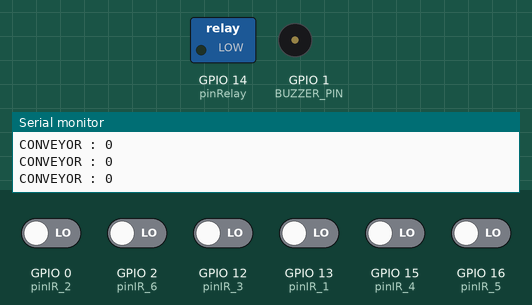
Simulated run of this sketch. Board: ESP8266 (NodeMCU). On the bench: switched loads named in the sketch (green lamp = pin HIGH), buzzer (waves = sounding, pin HIGH), the last lines printed to the serial monitor. The inputs (shaded band) are chosen by the test bench; at power-on: GPIO 0 (pinIR_2), GPIO 2 (pinIR_6), GPIO 12 (pinIR_3), GPIO 13 (pinIR_1), GPIO 15 (pinIR_4), GPIO 16 (pinIR_5) LOW. WiFi joins after 1.5 s; servers stay silent unless stated; network time is answered at once with the bench clock; the local clock reads 2024-03-15 10:24:30 at power-on unless the sketch sets it; the Firebase database answers and starts empty.

Above: at 5.7 s.
5.8 s: GPIO 0 (pinIR_2) driven HIGH
At 7.0 s:
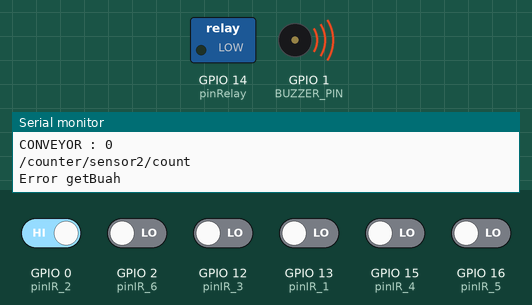
Timing chart, 0 to 13.9 s (numbered marks = the images above; inputs shaded):
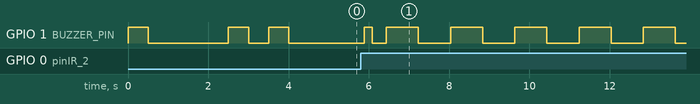

Measured:
- after the input at 5.8 s, GPIO 1 (BUZZER_PIN): goes HIGH 0.20 s, LOW 0.35 s, 4 × (HIGH 0.80 s, LOW 0.80 s), HIGH 0.80 s, then LOW, starting after 0.09 s

The sketch:

codingIOTBuahNaga.ino
```cpp
#include <ESP8266WiFi.h>
#include <FirebaseESP8266.h>
#include <NTPClient.h>
#include <WiFiUdp.h>

#define BUZZER_PIN 1  //D1
#define pinIR_1 13    //D7
#define pinIR_2 0     //D8
#define pinIR_3 12    //D6
#define pinIR_4 15    //D10
#define pinIR_5 16     //D0
#define pinIR_6 2     //D9
#define pinRelay 14   //D5

WiFiUDP ntpUDP;
NTPClient timeClient(ntpUDP, "pool.ntp.org");

//Week Days
String weekDays[7] = { "Minggu", "Senin", "Selasa", "Rabu", "Kamis", "Jumat", "Sabtu" };

//Month names
String months[12] = { "Januari", "Februari", "Maret", "April", "Mei", "Juni", "Juli", "Agustus", "September", "Oktober", "November", "Desember" };

#define FIREBASE_HOST "buahnagaweb-default-rtdb.asia-southeast1.firebasedatabase.app"
#define FIREBASE_AUTH "vuXQqB3gQ3nSy3zBCxJTXmDwuPiPhPrrDijKNS55"
#define WIFI_SSID "Cafe Tulus"
#define WIFI_PASSWORD "PesanDulu"

#define GMT_OFFSET 8

FirebaseData firebaseData;

time_t epochTime;
String weekDay, formattedTime, currentDate;

int deteksi1 = 0;
int deteksi2 = 0;
int deteksi3 = 0;
int deteksi4 = 0;
int deteksi5 = 0;
int deteksi6 = 0;

int last_deteksi1 = 1;
int last_deteksi2 = 1;
int last_deteksi3 = 1;
int last_deteksi4 = 1;
int last_deteksi5 = 1;
int last_deteksi6 = 1;

int conveyor = 0;

void setup() {
  pinMode(BUZZER_PIN, OUTPUT);
  digitalWrite(BUZZER_PIN, LOW);

  pinMode(pinIR_1, INPUT);
  pinMode(pinIR_2, INPUT);
  pinMode(pinIR_3, INPUT);
  pinMode(pinIR_4, INPUT);
  pinMode(pinIR_5, INPUT);
  pinMode(pinIR_6, INPUT);
  pinMode(pinRelay, OUTPUT);

  beep(1, 0.5);
  Serial.begin(115200);

  konekWifi();
  setWaktu();
  Firebase.begin(FIREBASE_HOST, FIREBASE_AUTH);
  beep(2, 0.5);
}

void loop() {
  timeClient.update();

  epochTime = timeClient.getEpochTime();

  String tStamp = String(epochTime);
  getWaktu();

  deteksi1 = digitalRead(pinIR_1);
  deteksi2 = digitalRead(pinIR_2);
  deteksi3 = digitalRead(pinIR_3);
  deteksi4 = digitalRead(pinIR_4);
  deteksi5 = digitalRead(pinIR_5);
  deteksi6 = digitalRead(pinIR_6);

  if (deteksi1 == 1 && last_deteksi1 == 0) {
    tambahBuah(1);
  }

  if (deteksi2 == 1 && last_deteksi2 == 0) {
    tambahBuah(2);
  }
  if (deteksi3 == 1 && last_deteksi3 == 0) {
    tambahBuah(3);
  }
  if (deteksi4 == 1 && last_deteksi4 == 0) {
    tambahBuah(4);
  }
  if (deteksi5 == 1 && last_deteksi5 == 0) {
    tambahBuah(5);
  }
  if (deteksi6 == 1 && last_deteksi6 == 0) {
    tambahBuah(6);
  }

  getConveyor();
  if(conveyor == 1){
    digitalWrite(pinRelay, HIGH);
  }else{
    digitalWrite(pinRelay, LOW);
  }

  last_deteksi1 = deteksi1;
  last_deteksi2 = deteksi2;
  last_deteksi3 = deteksi3;
  last_deteksi4 = deteksi4;
  last_deteksi5 = deteksi5;
  last_deteksi6 = deteksi6;

}

void tambahBuah(int nomor) {
  beep(1, 0.2);
  int getBuah = getJumlahBuah(nomor);
  if (getBuah < 0) {
    Serial.println("Error getBuah");
    beep(5, 0.8);
  } else {
    Serial.print("Total Buah ");
    Serial.print(nomor);
    Serial.print(" Saat Ini: ");
    Serial.println(getBuah);

    String dirStr = "/counter/sensor" + String(nomor) + "/count";
    int newTotal = getBuah + 1;
    if (Firebase.setInt(firebaseData, dirStr, newTotal)) {
      beep(2, 0.2);
      Serial.println("Data Total Berhasil Diubah");
      addHistori(nomor, newTotal);

    } else {
      beep(5, 0.8);
      Serial.print("Error : ");
      Serial.printf(firebaseData.errorReason().c_str());
      Serial.println();
    }

  }
}


void getConveyor(){
  if (Firebase.getString(firebaseData, "/conveyor")) {
    if (firebaseData.dataType() == "int") {
      conveyor = firebaseData.intData();
    }
  }
  Serial.print("CONVEYOR : ");
  Serial.println(conveyor);
}

int getJumlahBuah(int nomor) {
  String dirStr = "/counter/sensor" + String(nomor) + "/count";
  Serial.println(dirStr);
  int jmlBuah = -2;
  if (Firebase.getString(firebaseData, dirStr)) {

    if (firebaseData.dataType() == "int") {
      jmlBuah = firebaseData.intData();
    } else {
      jmlBuah = -1;
    }
  } else {
    jmlBuah = -1;
  }

  return jmlBuah;
}


void addHistori(int nomor, int total) {
  FirebaseJson json;

  String labelBuah = getLabel(nomor);

  json.set("nomor", nomor);
  json.set("label", labelBuah);
  json.set("total", total);
  json.set("tanggal", currentDate);
  json.set("waktu", formattedTime);

  if (Firebase.pushJSON(firebaseData, "/histori", json)) {

    Serial.println(firebaseData.dataPath());

    Serial.println(firebaseData.pushName());

    Serial.println(firebaseData.dataPath() + "/" + firebaseData.pushName());

  } else {
    Serial.println(firebaseData.errorReason());
  }
}


String getLabel(int nomor){
  String dirStr = "/counter/sensor" + String(nomor) + "/label";
  Serial.println(dirStr);
  String label = "-";
  if (Firebase.getString(firebaseData, dirStr)) {
    Serial.print("TYPE : ");
    Serial.println(firebaseData.dataType());

    if (firebaseData.dataType() == "string") {
      label = firebaseData.stringData();
    } else {
      label = "Error";
    }
  } else {
    label = "Error";
  }

  return label;
}


void konekWifi() {
  WiFi.begin(WIFI_SSID, WIFI_PASSWORD);
  //memulai menghubungkan ke wifi router
  while (WiFi.status() != WL_CONNECTED) {
    delay(500);
    Serial.print(".");  //status saat mengkoneksikan
  }
  Serial.println("Sukses terkoneksi wifi!");
  Serial.println("IP Address:");  //alamat ip lokal
  Serial.println(WiFi.localIP());
}

void setWaktu() {

  // Initialize a NTPClient to get time
  timeClient.begin();
  // Set offset time in seconds to adjust for your timezone, for example:
  // GMT +1 = 3600
  // GMT +8 = 28800
  // GMT -1 = -3600
  // GMT 0 = 0

  timeClient.setTimeOffset(GMT_OFFSET * 3600);
}

void beep(int ulang, float detik) {

  for (int i = 0; i < ulang; i++) {
    digitalWrite(BUZZER_PIN, HIGH);
    delay(detik * 1000);
    digitalWrite(BUZZER_PIN, LOW);
    delay(detik * 1000);
  }
}

void getWaktu() {

  formattedTime = timeClient.getFormattedTime();


  int currentHour = timeClient.getHours();
  int currentMinute = timeClient.getMinutes();
  int currentSecond = timeClient.getSeconds();


  weekDay = weekDays[timeClient.getDay()];

  //Get a time structure
  struct tm *ptm = gmtime((time_t *)&epochTime);

  int monthDay = ptm->tm_mday;
  int currentMonth = ptm->tm_mon + 1;
  String currentMonthName = months[currentMonth - 1];

  int currentYear = ptm->tm_year + 1900;

  //Print complete date:
  currentDate = String(monthDay) + "-" + String(currentMonth) + "-" + String(currentYear);

  String waktu = weekDay + ", " + currentDate + " " + formattedTime + " WITA";
}
```
